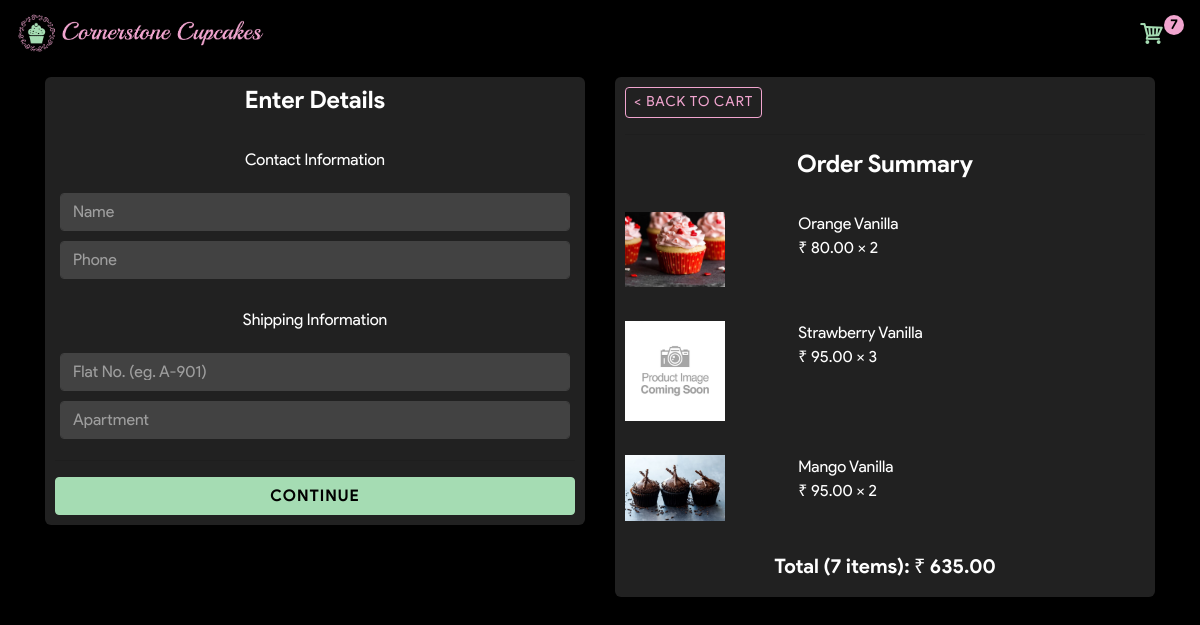
The page /checkout/ (signed in) on the database as committed earlier.
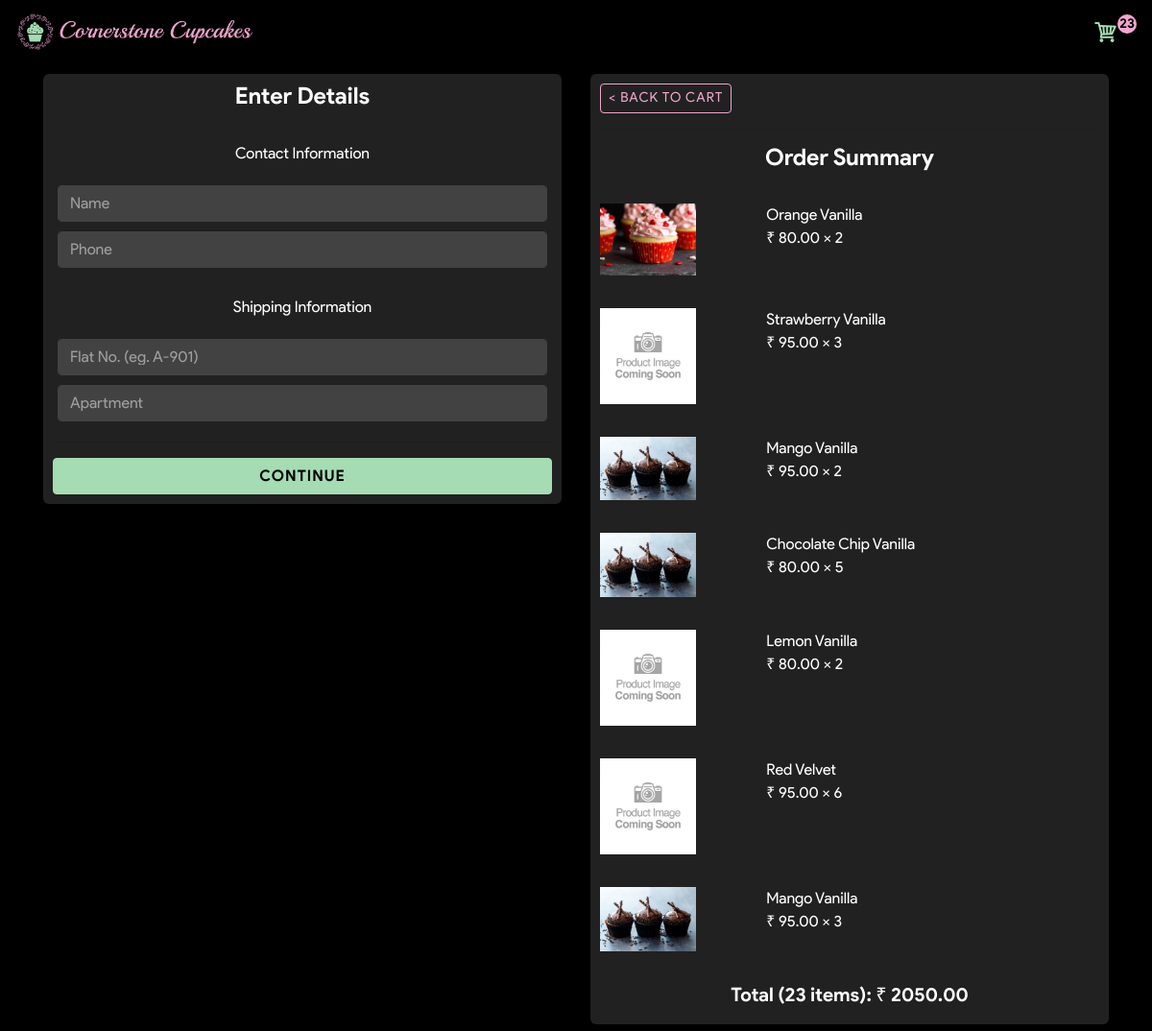
The same page on the database as committed later.
### store/models.py (models this page shows, shortened)
class OrderItem(models.Model):
	product 		= models.ForeignKey(Product, on_delete=models.SET_NULL, null=True)
	order 			= models.ForeignKey(Order, on_delete=models.SET_NULL, null=True)
	quantity 		= models.IntegerField(default=0, null=True, blank=True)
	@property
	def get_total(self):
		total 		= self.product.price * self.quantity
		return total

class Product(models.Model):
	name 			= models.CharField(max_length=200)
	description 	= models.CharField(max_length=200, null=True)
	price 			= models.DecimalField(max_digits=7, decimal_places=2)
	availability 	= models.BooleanField(default=True)
	image			= models.ImageField(null=True, blank=True)
	@property
	def imageURL(self):
		try:
			url 	= self.image.url
		except:
			url 	= '/images/comingsoon.jpg'
		return url

class Order(models.Model):
	STATUS 			= (
		('Pending', 'Pending'),
		('Ready', 'Ready'),
		('Delivered', 'Delivered'),
	)
	customer 		= models.ForeignKey(Customer, on_delete=models.SET_NULL, null=True)
	date_ordered 	= models.DateTimeField(auto_now_add=True)
	status 			= models.CharField(max_length=200, null=True, choices=STATUS, default='Pending')
	paid 			= models.BooleanField(default=False, null=True)
	complete 		= models.BooleanField(default=False)
	transaction_id 	= models.CharField(max_length=100, null=True)
	@property
	def get_cart_total(self):
		orderitems 	= self.orderitem_set.all()
		total 		= sum([item.get_total for item in orderitems])
		return total
	@property
	def get_cart_items(self):
		orderitems 	= self.orderitem_set.all()
		total 		= sum([item.quantity for item in orderitems])
		return total

### store/views.py (the view)
# urls.py: path('checkout/', checkout, name='checkout'),
def checkout(request):
	data = cartData(request)
	cartItems = data['cartItems']
	order = data['order']
	items = data['items']
	context 			= {
		'items' 	: items,
		'order'		: order,
		'cartItems' : cartItems,
	}
	return render(request, 'store/checkout.html', context)

### store/utils.py (called while the page is built)
def cartData(request):
	if request.user.is_authenticated:
		customer 		= request.user.customer
		order, created 	= Order.objects.get_or_create(customer=customer, complete=False)
		items 			= order.orderitem_set.all()
		cartItems 		= order.get_cart_items
	else:
		cookieData 		= cookieCart(request)
		items 			= cookieData['items']
		order 			= cookieData['order']
		cartItems 		= cookieData['cartItems']
	return {
		'items' 	: items,
		'order'		: order,
		'cartItems' : cartItems,
	}

### store/templates/store/checkout.html (shortened to what this page needs)
{% extends 'store/main.html' %}
{% load static %}
{% block content %}
<div class="row">
	<div class="col-lg-6">
		<div class="box-element" id="form-wrapper" >
			<h4 style="text-align: center;">Enter Details</h4>
			<br>
			<p style="text-align: center;">Contact Information</p>
			<form id="form">
				<div id="user-info">
					<div class="form-field">
						<input required class="form-control" type="text" name="name" placeholder="Name">
					</div>
					<div class="form-field">
						<input required class="form-control" type="phone" name="phone" placeholder="Phone">
					</div>
				</div>
				<div id="shipping-info">
					<br>
					<p style="text-align: center;">Shipping Information</p>
					<div class="form-field">
						<input class="form-control" type="text" name="flat" placeholder="Flat No. (eg. A-901)">
					</div>
					<div class="form-field">
						<input class="form-control" type="text" name="apartment" placeholder="Apartment">
					</div>
				</div>
				<hr>
				<input id="form-button" class="btn btn-success btn-block" type="submit" value="Continue">
			</form>
		</div>
	</div>
	<div class="col-lg-6">
		<div class="box-element">
			<a  class="btn btn-outline-warning btn-sm" href="{% url 'cart' %}">< Back to Cart</a>
			<hr>
			<h4 style="text-align: center;">Order Summary</h4>
			<br>
			{% for item in items %}
			<div class="cart-row">
				<div style="flex:1"><img class="row-image" src="{{item.product.imageURL}}"></div>
				<div style="flex:2"><p>{{item.product.name}}<br>&#8377; {{item.product.price}} &#215; {{item.quantity}}</p></div>
			</div>
			<br>
			{% endfor %}
			<h5 style="text-align: center;">Total ({{order.get_cart_items}} items): &#8377; {{order.get_cart_total}}</h5>
		</div>
	</div>
</div>
{% endblock content %}

Rows that differ between the two databases and show on the page:
added OrderItem: product.imageURL (picture), product.name "Chocolate Chip Vanilla", product.price "80.00", quantity "5"
added OrderItem: product.name "Lemon Vanilla", product.price "80.00", quantity "2"
added OrderItem: product.name "Red Velvet", product.price "95.00", quantity "6"
added OrderItem: product.imageURL (picture), product.name "Mango Vanilla", product.price "95.00", quantity "3"
computed for Order: get_cart_items "7" → "23"; get_cart_total "635.00" → "2050.00"
Other text that changed with them:
{{ cartItems }}: "7" → "23"
